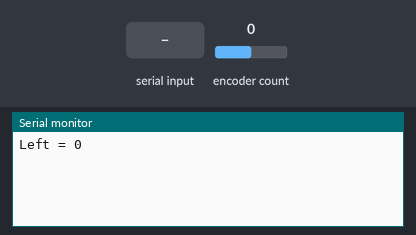
Simulated run of this sketch. Board: Arduino Uno, built with avr-gcc and run on an emulated ATmega328P. On the bench: the last lines printed to the serial monitor. Inputs (shaded band) come from the test bench; at power-on: encoder count 0.

Above: at 1.2 s.
1.3 s: "1" received over Serial
At 2.1 s:
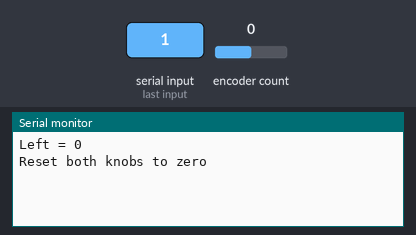
2.8 s: encoder count set to 1
At 3.2 s:
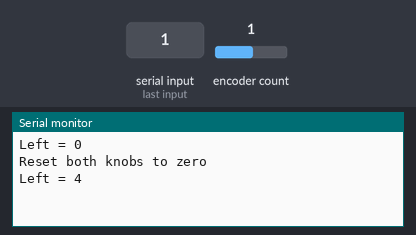
4.3 s: encoder count set to 2
At 5.6 s:
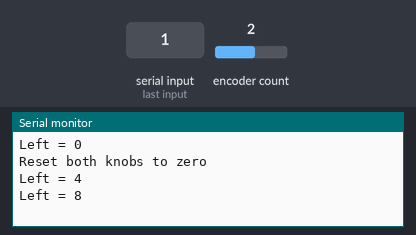

Measured:
- after the input at 1.3 s, the serial monitor: prints a new line at once (image 1)
- after the input at 2.8 s, the serial monitor: prints a new line at once (image 2)
- after the input at 4.3 s, the serial monitor: prints a new line at once (image 3)

The sketch:

EncoderExmp.ino
```cpp
#include <Encoder.h>
Encoder knobLeft(2, 3);
void setup() {
  // put your setup code here, to run once:
Serial.begin(9600);
}

long positionLeft  = -999;

void loop() {
  long newLeft;
  newLeft = knobLeft.read();
  if (newLeft != positionLeft) {
    Serial.print("Left = ");
    Serial.print(newLeft);
    Serial.println();
    positionLeft = newLeft;
  }
  // if a character is sent from the serial monitor,
  // reset both back to zero.
  if (Serial.available()) {
    Serial.read();
    Serial.println("Reset both knobs to zero");
    knobLeft.write(0);
  }
}
```
